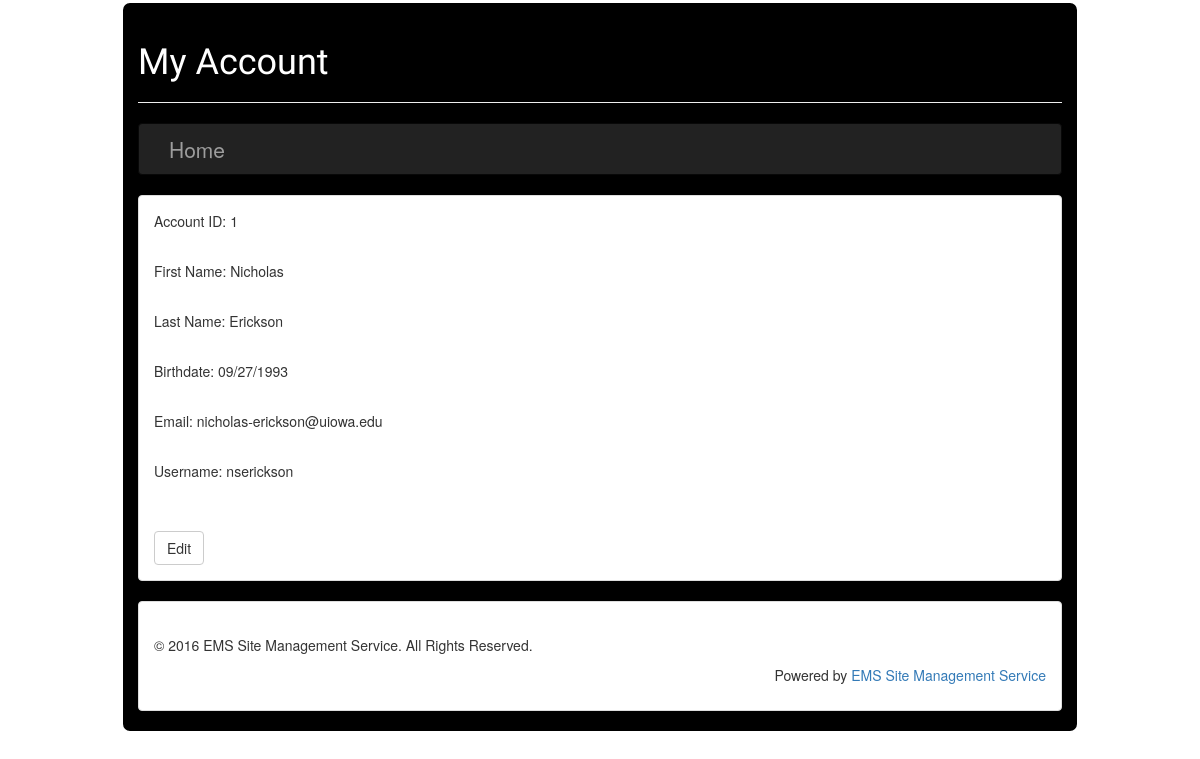
/account.php (signed in), run on the app's committed database.
### tables this page shows
CREATE TABLE IF NOT EXISTS `pUsers` (
  `uid` int(10) unsigned NOT NULL AUTO_INCREMENT,
  `fname` varchar(50) NOT NULL,
  `lname` varchar(50) NOT NULL,
  `birthday` varchar(10) NOT NULL,
  `email` varchar(128) NOT NULL,
  `acctype` varchar(20) DEFAULT NULL,
  `username` varchar(50) NOT NULL,
  `hashedpass` varchar(200) NOT NULL,
  PRIMARY KEY (`uid`)
);

### dbutils.php (called while the page is built, shortened)
<?php
function queryDB($query, $db) {
  $result = mysqli_query($db, $query);
  return ($result);
}
function nTuples($result) {
  return(mysqli_num_rows($result));
}
function nextTuple($result) {
  return (mysqli_fetch_assoc($result));
}
?>

### account.php (the view, shortened to what this page needs)
<?php
    include_once('config.php');
    include_once('dbutils.php');
    $db=connectDB($DBHost, $DBUser, $DBPassword, $DBName);
    $username=$_SESSION['username'];
    $query="SELECT * FROM pUsers WHERE username='" . $username . "';";
    $result=queryDB($query, $db);
    if(nTuples($result)>0){
        $row=nextTuple($result);
        $id=$row['uid'];
        $fname=$row['fname'];
        $lname=$row['lname'];
        $birthday=$row['birthday'];
        $email=$row['email'];
        $hashedpass=$row['hashedpass'];
    }
?>
<html lang="en">
<head>
    <link rel="stylesheet" href="https://bootswatch.com/cyborg/bootstrap.min.css">
    <link rel="stylesheet" href="http://code.jquery.com/ui/1.11.1/themes/smoothness/jquery-ui.css" />
    <link rel="stylesheet" href="styles.css"/>
</head>
<body>
<div class="container">
    <div class="row">
        <div class="col-xs-12">
            <div class="page-header">
                <h1>My Account</h1>
            </div>
            <div class="row">
                <div class="col-xs-12">
                    <nav class="navbar navbar-inverse" role="navigation">
                        <div class="container-fluid">
                            <ul class="nav navbar-nav lead">
                                <li><a href="index.php">Home</a></li>
                            </ul>
                        </div>
                    </nav>
                </div>
            </div>
            <div class="panel panel-default">
                <div class="panel-body">
                    <p id="id">Account ID: <?php echo $id; ?></p><br>
                    <p id="fname">First Name: <?php echo $fname; ?></p><br>
                    <p id="lname">Last Name: <?php echo $lname; ?></p><br>
                    <p id="birthday">Birthdate: <?php echo $birthday; ?></p><br>
                    <p id="email">Email: <?php echo $email; ?></p><br>
                    <p id="username">Username: <?php echo $username; ?></p><br>
                    <p hidden id="hashedpass"><?php echo $hashedpass; ?></p><br>
                    <?php
                        $queryedit="SELECT uid, fname, lname, birthday, email, username FROM pUsers WHERE uid=" . $id . ";";
                        $resultedit=queryDB($queryedit, $db);
                        if ($resultedit){
                            $numrows=nTuples($resultedit);
                            for($a=0; $a<$numrows; $a++){
                                $row=nextTuple($resultedit);
                                echo "\n <button type='button' class='btn btn-default' onclick='" . "editRecord(" . '"' . $row['uid'] . '", "' . $row['fname'] . '", "'
                                . $row['lname'] . '", "' . $row['birthday'] . '", "' . $row['email'] . '", "' . $row['username'] . '"' . ");'>Edit</button>";
                            }
                        } else {
                            punt("Something went wrong when retrieving pages from the database.<p>" .
                                            "This was the error: " . $db->error . "<p>", $query);
                        }
                    ?>
                </div>
            </div>
        </div>
    </div>
    <div class="row">
        <div class="col-xs-12">
            <div class="panel panel-default" style="padding-top: 2%">
                <div class="panel-body">
                    <p>&copy; 2016 EMS Site Management Service. All Rights Reserved.</p>
                    <?php
                        echo "<p style='text-align: right'>Powered by <a href='index.php'>EMS Site Management Service</a></p>";
                    ?>
                </div>
            </div>
        </div>
    </div>
</div>
</body>
</html>

### styles.css (style rules this page uses)
h1 { font-family: 'Bungee Inline', cursive; color: white; }
body { background-color: white; }
.container { background-color: black; width: 80%; display: block; margin: 0px auto; border: solid; border-color: #FFFFFF; border-radius: 10px 10px 10px 10px; }

### data on the page
pusers: uid "1", fname "Nicholas", lname "Erickson", birthday "09/27/1993", email "nicholas-erickson@uiowa.edu"

### other printed values
$username "nserickson"
